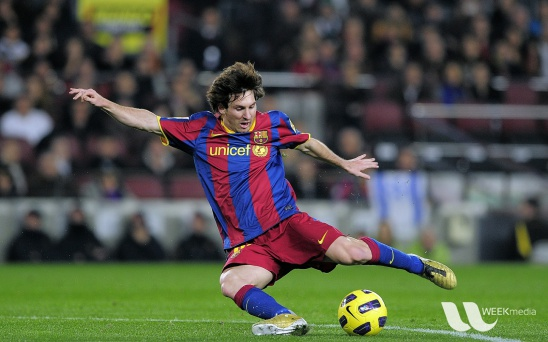
//> input picture images/messi5.jpg, 548 x 342 px
$ ./main   (built with g++ and OpenCV 4)
//> lines starting //> are read from the running program, lines starting //| are printed output that depends on the picture; after the words box and inside, x2 and y2 are one past the last pixel; in counts of white or black regions, pixels touching at a corner belong together
### BitWiseOperations/headers/Base.h
//Include file for standard system include files,
// or project specific include files.


#ifndef BASE_H
#define BASE_H
#include <opencv2/core/core.hpp>
#include <opencv2/highgui/highgui.hpp>
#include <opencv2/imgproc.hpp>
#include <iostream>
#include <string>
#include <utility>
#include <vector>

using namespace cv;
using std::cout;
using std::endl;
using std::cerr;
using std::vector;

template <class Type, class... Types>
// [4 lines left out: function printOn, not called in this run]
#define type2str(int) cv::typeToString(int)
void imageInfo(const Mat& image);

void imageInfo(const char* info, const Mat& image);
#endif
// TODO: Reference additional headers your program requires here.

### ImageOperations/src/main.cpp
#include "Base.h"
int main()
{
	/*
	1. Creating an image
	 We use Mat(height, width, datatypeOfTheMatrix,
   */
	try
	{
		const auto height = 200;
		const auto width = 400;
		Mat emptyMatrix = Mat(height, width, CV_8UC3, Scalar(0, 0, 0));

		// An 8 bit per color image, unsigned integers (0 - 255) with three channels
		// The pixels can take any value from 0 to 255. We set all the pixels to 0(black)
		//imshow("Empty Image before ",emptyMatrix);

		// Change the image pixels from black to white
		emptyMatrix.setTo(Scalar(255, 255, 255));

		//imshow("Empty Image after set to white ", emptyMatrix);


		// Create an empty matrix of the same size as the original image

		Mat emptyFromAnother = Mat(emptyMatrix.size(), emptyMatrix.type(), Scalar(100, 100, 100));

		//imshow("Copied from original", emptyFromAnother);


		//2. Cropping an image
		// We need to know where to crop i.e. the range of the rows and columns of interest

		const std::string path = "../../images/messi5.jpg";

		Mat original = imread(path, -1);
//> original is the input picture: 342 rows x 548 cols, CV_8UC3; mean B, G, R 72.4, 86, 82.2
		cout << "Size of apple " << original.size() << endl; // [548 x 342]
//| Size of apple [548 x 342]
		imshow("Original apple", original);

		// Crop using some random values
		// x coordinates = 170 to 320
		// y coordinates = 40 to 200
		Mat croppedApple = original(Range(40, 200), Range(170, 320));
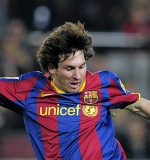
//> croppedApple: 160 rows x 150 cols, CV_8UC3; mean B, G, R 79.3, 63.1, 80.4
		//imshow("Cropped Apple", croppedApple);

	// 3. Copying a region of an image to another
	// Worth noting is the fact that the size of the rectangle that you cropped
	// is same as the area to paste it

		// Create a copy of the original image, hand
		Mat copiedImage = original.clone();
		//  imshow("Copied apple ", copiedImage);

	  // Get roi
		Mat copyRoi = copiedImage(Range(40, 200), Range(180, 320));
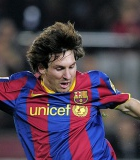
//> copyRoi: 160 rows x 140 cols, CV_8UC3; mean B, G, R 80.3, 63.5, 80.9

		// Find height and width of the ROI
		const auto roiHeight = copyRoi.size().height;
//> roiHeight = 160
		const auto roiWidth = copyRoi.size().width;
//> roiWidth = 140

		// Copy to left of Face
		copyRoi.copyTo(copiedImage(Range(40, 40 + roiHeight), Range(10, 10 + roiWidth)));
		// Copy to right of Face
		copyRoi.copyTo(copiedImage(Range(40, 40 + roiHeight), Range(330, 330 + roiWidth)));
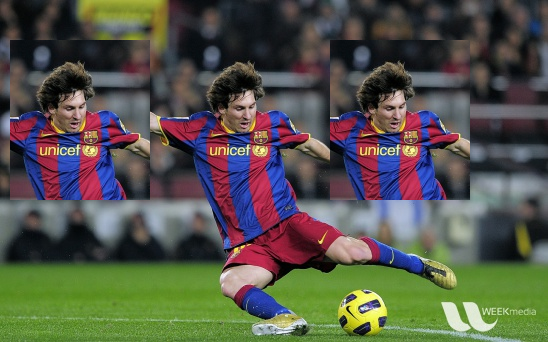
//> copiedImage: 342 rows x 548 cols, CV_8UC3; mean B, G, R 74.7, 85.3, 84.9

		//imshow("Output image ", copiedImage);

		// Resizing an image
		// cv::resize
	   /*

	   Function Syntax
			void cv::resize (   InputArray  src,
			OutputArray     dst,
			Size    dsize,
			double  fx = 0,
			double  fy = 0,
			int     interpolation = INTER_LINEAR
			)
			Parameters

			src - input image
			dst - output resized image
			dsize - output image size
			fx - scale factor along the horizontal axis;
			fy - scale factor along the vertical axis; Either dsize or both fx and fy must be non-zero.
			interpolation - interpolation method ( Bilinear / Bicubic etc ).

			There are two ways of using the resize function.

			Specify width and height of output image explicitly
			Use the dsize argument to specify the output size in the form (width,height).

			Specify the scaling factors for resizing ( for both width and height )

			Use fx and fy arguments to specify the scaling factor for horizontal and vertical axis respectively. It should be a float.

			The output size is calculated as: Size(round(fx*src.cols), round(fy*src.rows))
	   */

	   // Resizing image with explicit specification of sizes
	   //  original dimens [548 x 342]

		const auto resizedWidth = 548 / 2;
		const auto resizedHeight = 342 / 2;
		Mat resizedDown;
		resize(original, resizedDown, Size(resizedWidth, resizedHeight), INTER_LINEAR);
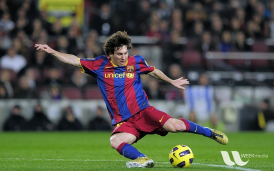
//> resizedDown: 171 rows x 274 cols, CV_8UC3; mean B, G, R 72.5, 86.2, 82.3

		const auto resizedWidthUp = 548 * 2;
		const auto resizedHeightUp = 342 * 2;

		Mat resizeUp;
		resize(original, resizeUp, Size(resizedWidthUp, resizedHeightUp), INTER_LINEAR);

		//imshow("Scaled down", resizedDown);
		//imshow("Scaled up", resizeUp);

		// Scaling using scaling factor
		const auto scalupX{ 1.5 };
		const auto scalupY{ 1.5 };

		const auto scaleDownFactor = 0.6;

		Mat scaledUp, scaledDown;
		resize(original, scaledDown, Size(), scaleDownFactor, scaleDownFactor, INTER_LINEAR);
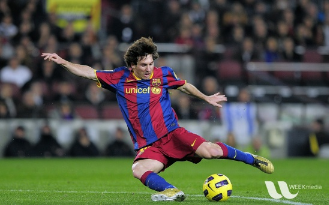
//> scaledDown: 205 rows x 329 cols, CV_8UC3; mean B, G, R 72.3, 85.9, 82.1
		resize(original, scaledUp, Size(), scalupX, scalupY, INTER_LINEAR);

		//imshow("new up", scaledUp);
		//imshow("new down", scaledDown);

		/*

			If we want to focus on red pixels, the simplest logic that does the trick is:

			The red channel should have high intensity ( keep the range of pixel values from 150 to 255 )
			The other 2 channels should have low intensity ( keep the range of pixel values in Blue and Green channels between 0 to 100)
			There is a nice OpenCV function which can do exactly this. We will use the opencv function inRange

			Function Syntax
			It finds the pixels which lie in between the specified range.
			It produces a binary output image in which the white pixels corresspond to those pixels in the input image which fall in the specified range. The pixel values which fall outside the specified range are black (0)

			void cv::inRange    (   InputArray  src,
			InputArray  lowerb,
			InputArray  upperb,
			OutputArray     dst
			)
			Parameters

			src - first input array.
			lowerb - inclusive lower boundary array or a scalar.
			upperb - inclusive upper boundary array or a scalar.
			dst - output array of the same size as src and CV_8U type.
			It produces a binary image ( pixels are either black or white ).
		*/

		Mat mask;
		// Select the pixels in the range
		// Blue: 0-100 pixels
		// Green: 0-100 pixels
		// Red: 150->250 pixels
		inRange(original, Scalar(0, 0, 150), Scalar(100, 100, 255), mask);
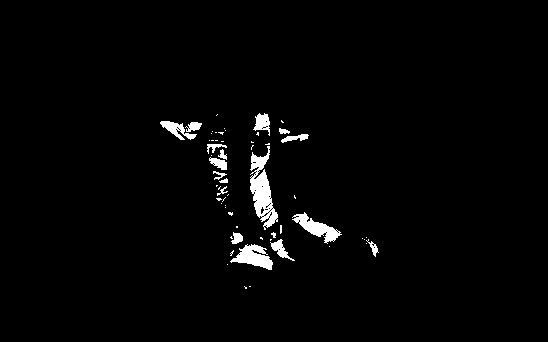
//> mask: 342 rows x 548 cols, CV_8UC1; 2.1% white; 59 white regions (42 under 20 px), largest, box (x1, y1, x2, y2) and area: (250, 146, 278, 230) 1104, (230, 244, 273, 270) 589, (292, 212, 342, 244) 571

		imshow("Mask", mask);
	}
	catch (const std::exception & e)
	{
		cerr << "Error " << e.what() << endl;
	}
	catch (const cv::Exception & cve) {
		cerr << "Error " << cve.what() << endl;
	}


	const auto key = waitKey(0);
//> the space key is pressed
	cout << "Key pressed is : ascii value = " << key << ", printable: " << static_cast<char>(key) << endl;

	return 0;
}

$ run again, with images/boy.jpg copied over images/messi5.jpg
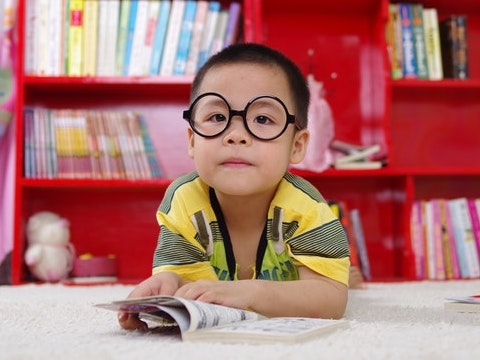
//> input picture images/boy.jpg, 480 x 360 px
//> original is the input picture: 360 rows x 480 cols, CV_8UC3; mean B, G, R 111.8, 115.3, 174.3
//| Size of apple [480 x 360]
//> `resize(original, resizeUp, Size(resizedWidthUp, resizedHeightUp), INTE..`:
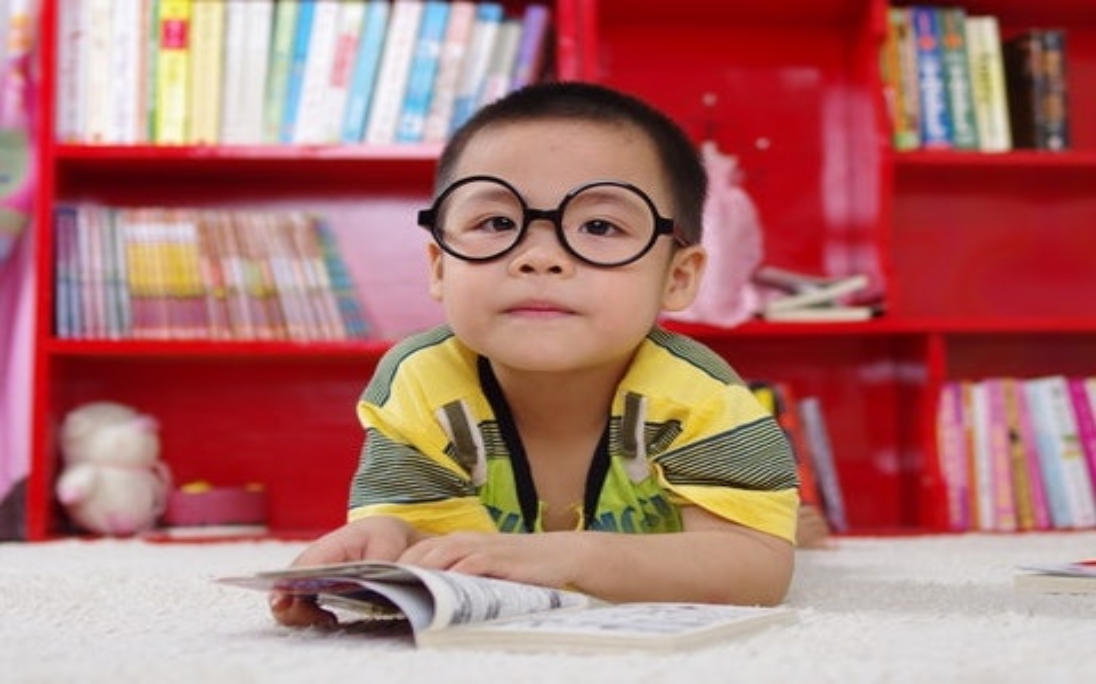
//> resizeUp: 684 rows x 1096 cols, CV_8UC3; mean B, G, R 111.7, 115.2, 174.1
//> `inRange(original, Scalar(0, 0, 150), Scalar(100, 100, 255), mask);`:
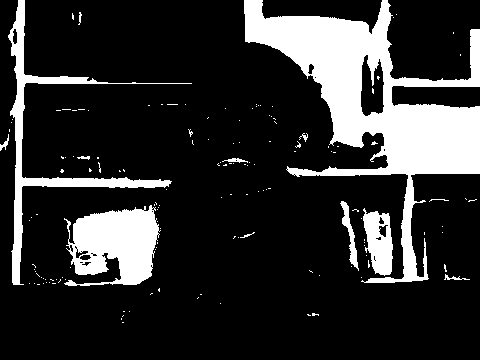
//> mask: 360 rows x 480 cols, CV_8UC1; 18.5% white; 148 white regions (135 under 20 px), largest, box (x1, y1, x2, y2) and area: (244, 0, 480, 283) 20070, (64, 205, 161, 286) 5232, (8, 0, 192, 285) 4274
